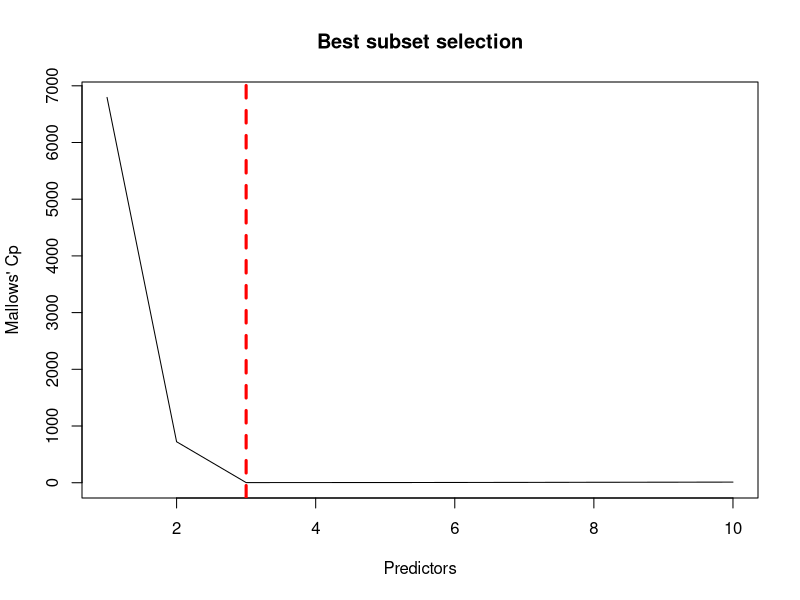
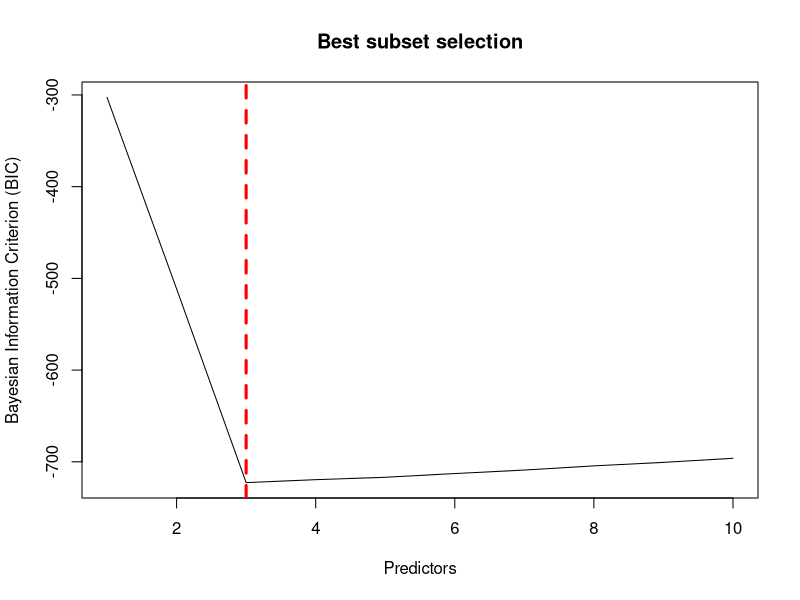
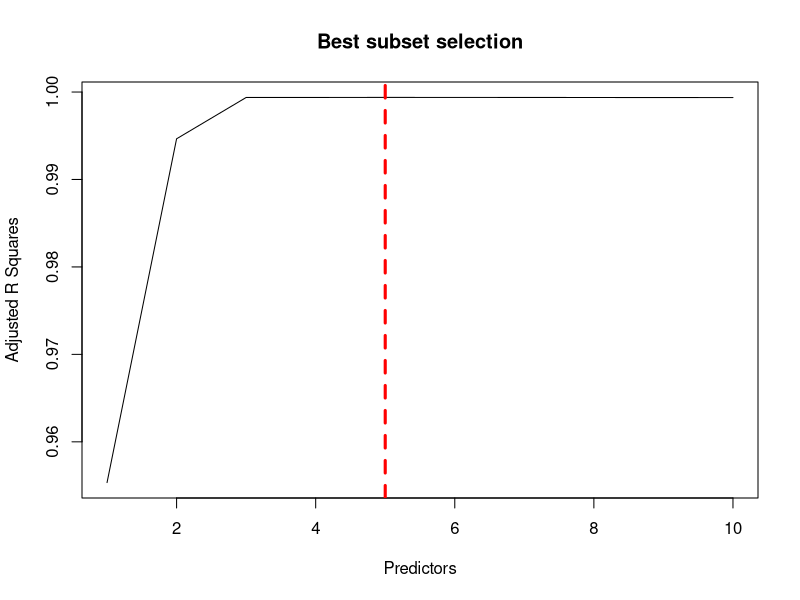
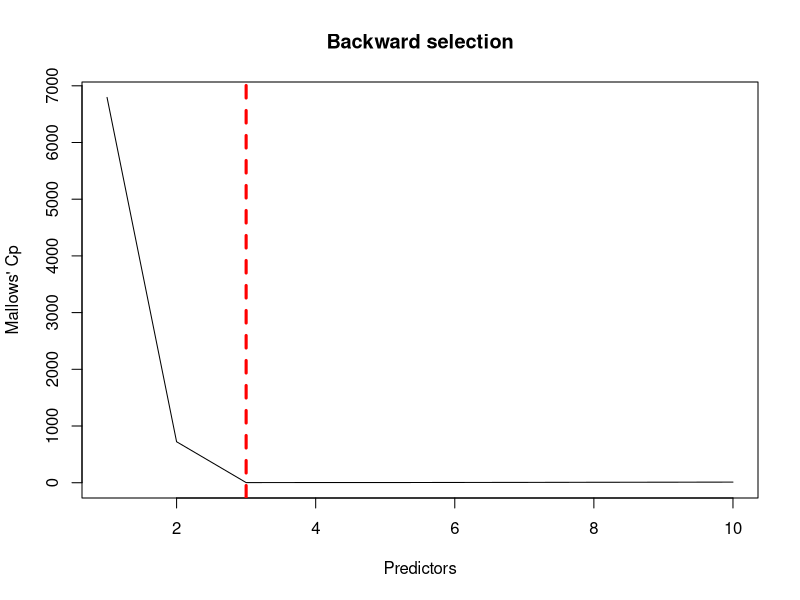
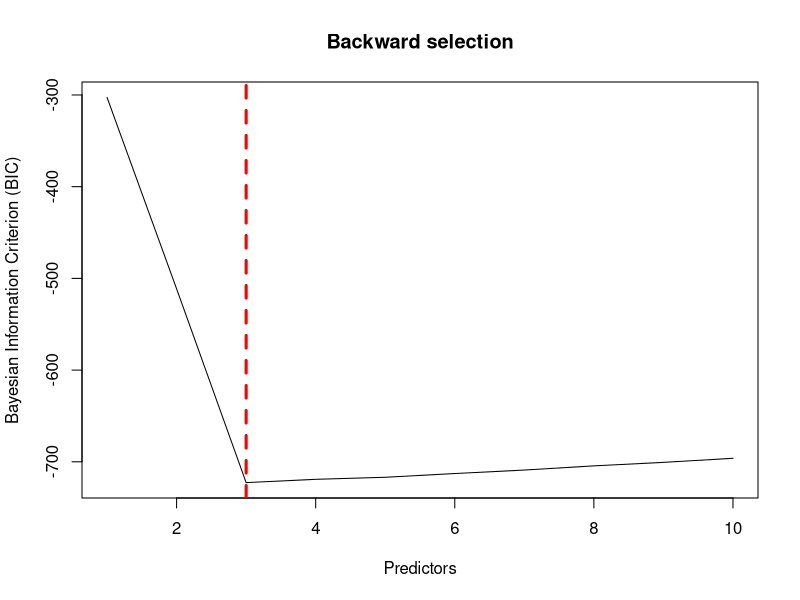
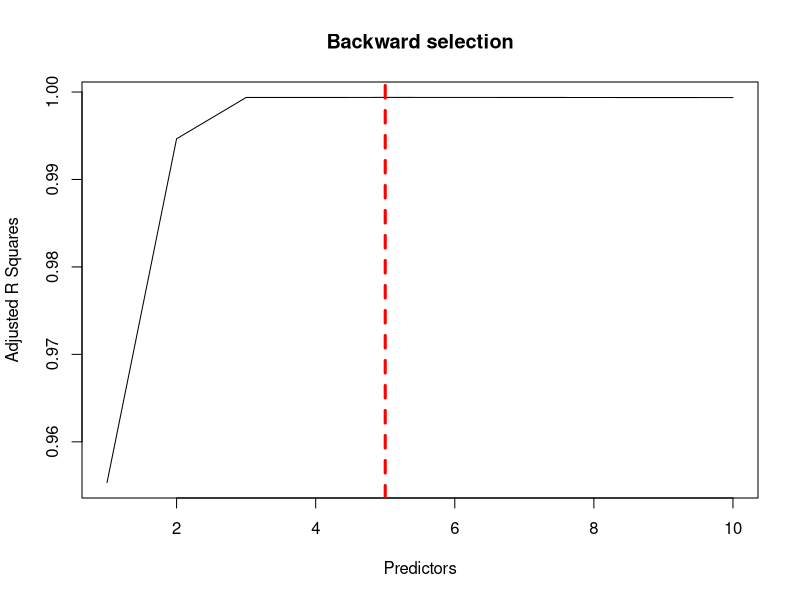
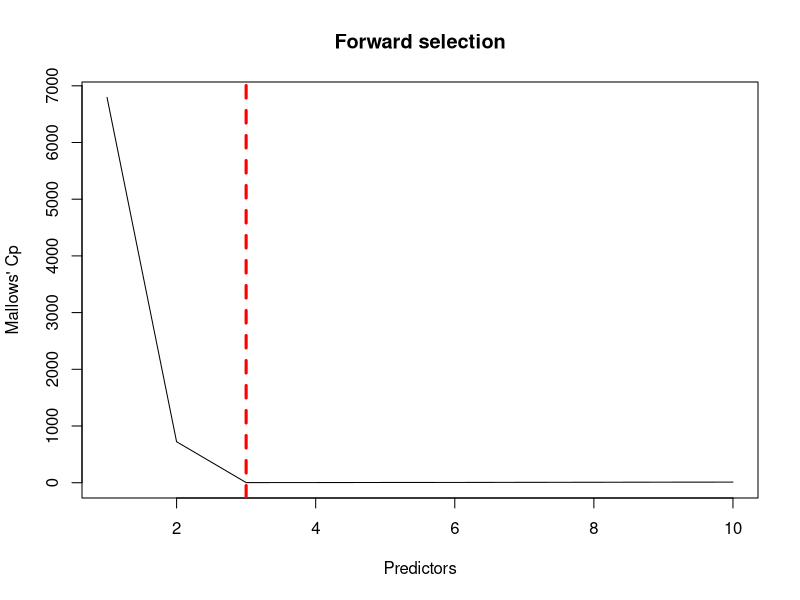
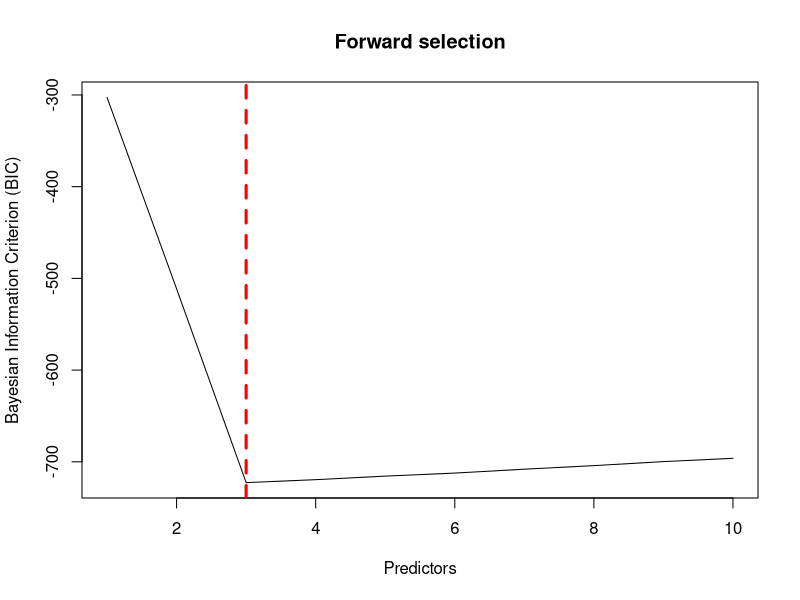

Source code (R) for these figures, in order:
## ---- chunk 1
library(leaps)
library(glmnet)

# Generate data
set.seed(0)
X = c(rnorm(100))
e = rnorm(100, mean=0, sd=0.25)
## ---- chunk 2
# Specify variables
b_0 = 1
b_1 = 1.2
b_2 = 2
b_3 = 3

Y = c(b_0 + b_1*X + b_2*X^2 + b_3*X^3 + e)
## ---- chunk 3
# Best subset
# Save data in dataframe
df = data.frame(X,X^2,X^3,X^4,X^5,X^6,X^7,X^8,X^9,X^10,Y)

# Find best subsets
fit <- regsubsets(Y ~ ., data = df, nvmax=10)
summary(fit)

# Extract cp, bic and adjr2
cp = summary(fit)$cp
bic = summary(fit)$bic
adjusted_r_sq = summary(fit)$adjr2

# print coefficients
coef(fit, id=which.min(cp))

# Plot Cp
{plot(cp,
      main="Best subset selection",
     xlab="Predictors",
     ylab="Mallows' Cp",
     type="l")
  abline(v=which.min(cp), 
         col="red",
         lwd=3, 
         lty=2)}

print(paste("The Cp decreases and then plateaus at the lowest value of", 
            which.min(cp),
            "predictors."))

# Plot BIC
{plot(bic,
     main="Best subset selection",
     xlab="Predictors",
     ylab="Bayesian Information Criterion (BIC)",
     type="l")
  abline(v=which.min(bic), 
         col="red",
         lwd=3, 
         lty=2)}

print(paste("The BIC decreases and then slowly increases as the number of predictors increases as well with a lowest BIC value at",
            which.min(bic),
            "predictors."))
# Plot adjr2
{plot(adjusted_r_sq,
      main="Best subset selection",
     xlab="Predictors",
     ylab="Adjusted R Squares",
     type="l")
  abline(v=which.max(adjusted_r_sq), 
         col="red",
         lwd=3, 
         lty=2)}

print(paste("The Adjusted R Squares increases and then plateaus at the highest value of", 
            which.max(adjusted_r_sq),
            "predictors. However, the Adjusted R Squares does not increase much after 3 predictors."))

## ---- chunk 4
# Backward step wise selection
# Find best subsets
fit <- regsubsets(Y ~ ., data = df, method = "backward", nvmax=10)
summary(fit)

# Extract cp, bic and adjr2
cp = summary(fit)$cp
bic = summary(fit)$bic
adjusted_r_sq = summary(fit)$adjr2

# print coefficients
coef(fit, id=which.min(cp))

# Plot Cp
{plot(cp,
      main="Backward selection",
     xlab="Predictors",
     ylab="Mallows' Cp",
     type="l")
  abline(v=which.min(cp), 
         col="red",
         lwd=3, 
         lty=2)}

print(paste("The Cp decreases and then plateaus at the lowest value of", 
            which.min(cp),
            "predictors."))

# Plot BIC
{plot(bic,
      main="Backward selection",
     xlab="Predictors",
     ylab="Bayesian Information Criterion (BIC)",
     type="l")
  abline(v=which.min(bic), 
         col="red",
         lwd=3, 
         lty=2)}

print(paste("The BIC decreases and then slowly increases as the number of predictors increases as well with a lowest BIC value at",
            which.min(bic),
            "predictors."))
# Plot adjr2
{plot(adjusted_r_sq,
      main="Backward selection",
     xlab="Predictors",
     ylab="Adjusted R Squares",
     type="l")
  abline(v=which.max(adjusted_r_sq), 
         col="red",
         lwd=3, 
         lty=2)}

print(paste("The Adjusted R Squares increases and then plateaus at the highest value of", 
            which.max(adjusted_r_sq),
            "predictors. However, the Adjusted R Squares does not increase much after 3 predictors."))

print("Therefore the first 3 predictors (X, X^2, X^3) seem top be the best predictors to include when using backward selection.")

# Forward step wise selection
# Find best subsets
fit <- regsubsets(Y ~ ., data = df, method = "forward", nvmax=10)
summary(fit) 

# Extract cp, bic and adjr2
cp = summary(fit)$cp
bic = summary(fit)$bic
adjusted_r_sq = summary(fit)$adjr2

# print coefficients
coef(fit, id=which.min(cp))

# Plot Cp
{plot(cp,
      main="Forward selection",
     xlab="Predictors",
     ylab="Mallows' Cp",
     type="l")
  abline(v=which.min(cp), 
         col="red",
         lwd=3, 
         lty=2)}

print(paste("The Cp decreases and then plateaus at the lowest value of", 
            which.min(cp),
            "predictors."))

# Plot BIC
{plot(bic,
      main="Forward selection",
     xlab="Predictors",
     ylab="Bayesian Information Criterion (BIC)",
     type="l")
  abline(v=which.min(bic), 
         col="red",
         lwd=3, 
         lty=2)}

print(paste("The BIC decreases and then slowly increases as the number of predictors increases as well with a lowest BIC value at",
            which.min(bic),
            "predictors."))
# Plot adjr2
{plot(adjusted_r_sq,
      main="Forward selection",
     xlab="Predictors",
     ylab="Adjusted R Squares",
     type="l")
  abline(v=which.max(adjusted_r_sq), 
         col="red",
         lwd=3, 
         lty=2)}

print(paste("The Adjusted R Squares increases and then plateaus at the highest value of", 
            which.max(adjusted_r_sq),
            "predictors."))
## ---- chunk 5
# specify data
x_mat = data.matrix(df[1:10])
y_mat = data.matrix(Y)

# train/test split
train_idx = sample(1:nrow(x_mat), nrow(x_mat)/2)
test_idx = (-train_idx)

# cross validation
folds_fit = cv.glmnet(x_mat[train_idx,], 
                           y_mat[train_idx,], 
                           alpha = 1, 
                           folds=10)

# plot results
plot(folds_fit)

# Test data MSE
pred = predict(folds_fit, 
               s = folds_fit$lambda.min, 
               newx = x_mat[test_idx, ])
test_mse = mean((pred - Y[test_idx])^2)
print(paste("Test MSE: ", test_mse))
print(paste("Mininum lambda: ", folds_fit$lambda.min))
## ---- chunk 6
# define new response
b_7 = 13
Y = c(b_0 + b_7*X^7 + e)

# Best subset selection
# Save data in dataframe
df = data.frame(X,X^2,X^3,X^4,X^5,X^6,X^7,X^8,X^9,X^10,Y)

# Find best subsets
fit <- regsubsets(Y ~ ., data = df, nvmax=10)
summary(fit)

# Extract cp, bic and adjr2
cp = summary(fit)$cp
bic = summary(fit)$bic
adjusted_r_sq = summary(fit)$adjr2

# Plot Cp
{plot(cp,
      main="Best subset selection",
     xlab="Number of predictors",
     ylab="Mallows' Cp",
     type="l")
  abline(v=which.min(cp), 
         col="red",
         lwd=3, 
         lty=2)}

# Plot BIC
{plot(bic,
     main="Best subset selection",
     xlab="Number of predictors",
     ylab="Bayesian Information Criterion (BIC)",
     type="l")
  abline(v=which.min(bic), 
         col="red",
         lwd=3, 
         lty=2)}

# Plot adjr2
{plot(adjusted_r_sq,
      main="Best subset selection",
     xlab="Number of predictors",
     ylab="Adjusted R Squares",
     type="l")
  abline(v=which.max(adjusted_r_sq), 
         col="red",
         lwd=3, 
         lty=2)}

# print coefficients
coef(fit, id=which.min(cp))

# LASSO
# specify data
x_mat = data.matrix(df[1:10])
y_mat = data.matrix(Y)

# train/test split
train_idx = sample(1:nrow(x_mat), nrow(x_mat)/2)
test_idx = (-train_idx)

# cross validation
folds_fit = cv.glmnet(x_mat[train_idx,], 
                           y_mat[train_idx,], 
                           alpha = 1, 
                           folds=10)

# plot results
plot(folds_fit)

# Test data MSE
pred = predict(folds_fit, 
               s = folds_fit$lambda.min, 
               newx = x_mat[test_idx, ])
test_mse = mean((pred - Y[test_idx])^2)
print(paste("Test MSE: ", test_mse))
print(paste("Mininum lambda: ", folds_fit$lambda.min))
